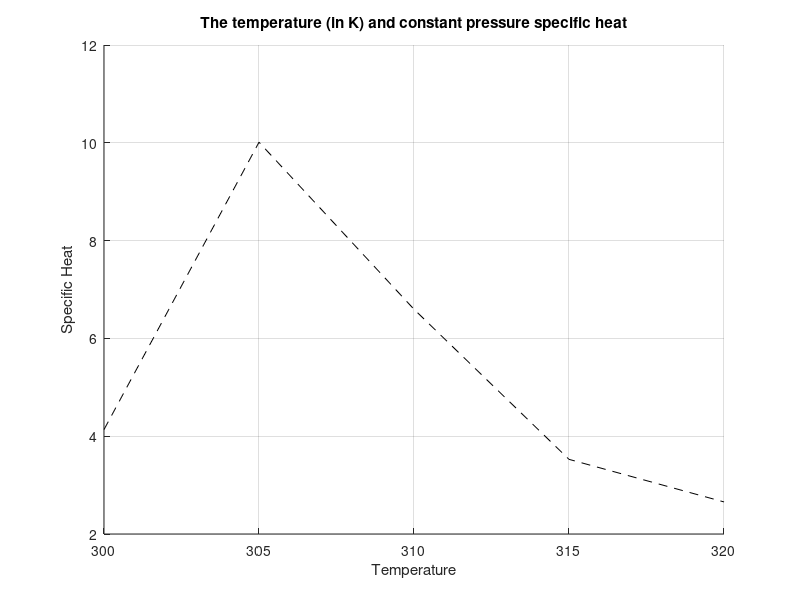

Write MATLAB code to recreate this figure. (Note: this script raises an error after producing the figure.)
temp = [300:5:320];
cp = [4.1354 10.0120 6.5956 3.5266 2.6559];
firstTemp = temp(1);
lastTemp = temp(end);
range = [firstTemp lastTemp]

figure(2)
grid on;
hold on;
xlabel('Temperature');
ylabel('Specific Heat');
title('The temperature (in K) and constant pressure specific heat')
plot(temp, cp, 'k--');

p = polyfit(scale(temp), cp, 4);
v = @(x) polyval(p, scale(x, temp));
fplot(v, [firstTemp lastTemp], 'bo');

root = fzero (@(cp) v(cp) - 6, [306 320]);
fprintf('T is %f when Cp is 6\n\n', root);

printer(303, v, 'interpolating polynomial');
printer(312, v, 'interpolating polynomial\n');
fprintf('End of Part 1i\n')

cubicSpline = @(x) interp1(temp, cp, x, 'spline');
printer(303, cubicSpline, 'regular cubic spline');
printer(312, cubicSpline, 'regular cubic spline\n');
fplot(cubicSpline, range, 'ro')
fprintf('End of Part 1ii\n')

hermite = @(x) interp1(temp, cp, x, 'pchip');
printer(303, hermite, 'piecewise cubic');
printer(312, hermite, 'piecewise cubic\n');
fplot(hermite, range, 'go')
fprintf('End of Part 1iii\n')

e = 0.6;
[m, c] = randomize();
Im(e, acos(1-2*e), c, m)
fprintf('End of Part 2\n')

t = [1 2 3.25 4.5 6 7 8 8.5 9.3 10];
v = [5 6 5.5 7 8.5 8 6 7 7 5];
fprintf('Distance travelled is %f\n', trapz(t,v))
fprintf('End of Part 3b\n')

p = polyfit(t, v, 3);
val = @(t) polyval(p, t);
h = (max(t) - min(t))/2;
cubic = h*(val(1) + 4*val(5.5   ) + val(10))/3;
fprintf('Distance travelled is %f\n', cubic)
fprintf('End of Part 3c\n')
fprintf('Distance travelled is %f\n', integral(val, 1, 10))
fprintf('End of Part 3c\n')
hold off;

function [value] = scale(x, array)
if exist ('array', 'var') == 0
    array = x;
end
first = array(1);
last = array(end);
mid = (last + first)/2;
half = (last - first)/2;
value = (x - mid)/half;
end

function [m, c] = randomize()
n = rand;
if n>0.5
    c = 1.5;
else 
    c = 1.1;
end
n = rand;
if n>0.5
    m = 1;
else 
    m = 0;
end
end

function [] = Im(e, a, c, m)
fprintf('For e = %f, a = %f, c = %f, m = %f\n', e, a, c, m);
b = @(x) 1-(1-cos(x))/(2*e);
range = b(c) - b(0);
f = @(x) range*cos(m*x);
value = integral(f, a, -a)/(2*pi);
fprintf('Load distribution is %f\n', value);
end

function [] = printer(x, f, fname)
% PRINTER helper function to describe specific heat given some temperature
% and the function used to calculate the specific heat
% x - temperature
% f - function
% fname - function description
fprintf('Cp at t =%d is %f\n', x, f(x));
fprintf('Method used:');
fprintf(fname);
fprintf('\n');
end